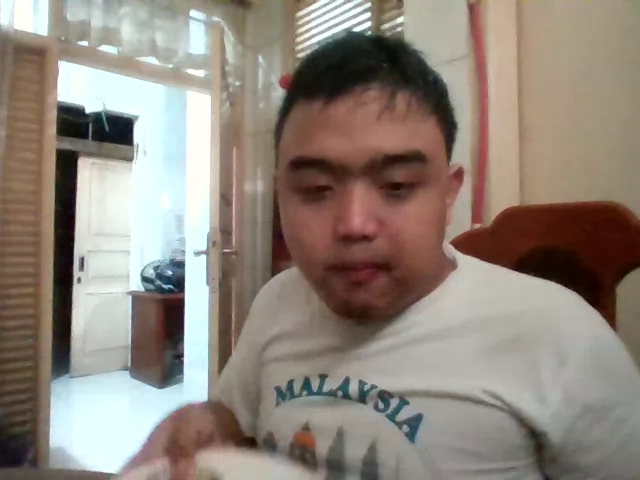
#> input picture frame 3 of JavaScript Web/RecordedVideo.webm, 640 x 480 px, given in place of output.mp4, which was not available
$ python smoothing.py
#> lines starting #> are read from the running program, lines starting #| are printed output that depends on the picture
# importing the necessary libraries
import cv2
import numpy as np

# Creating a VideoCapture object to read the video
cap = cv2.VideoCapture('E:/SMLM Reborn/Ngodingskuy Reborn/Sistem Multimedia/Video Processing and Representation/Python/output.mp4')


# Loop until the end of the video
while (cap.isOpened()):
    # Capture frame-by-frame
    ret, frame = cap.read()
#> frame is the input picture: shape (480, 640, 3); mean B, G, R 124, 133.7, 144.1
    frame = cv2.resize(frame, (540, 380), fx = 0, fy = 0,
                         interpolation = cv2.INTER_CUBIC)
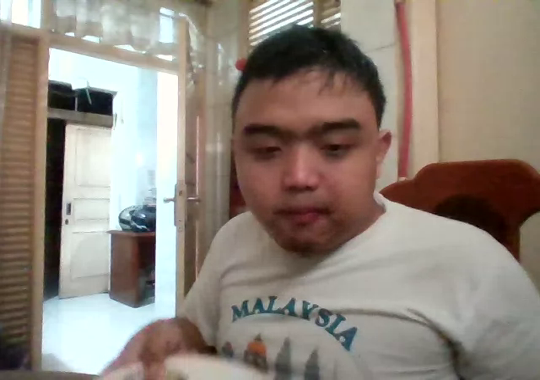
#> frame: shape (380, 540, 3); mean B, G, R 124, 133.7, 144.1

    # Display the resulting frame
    cv2.imshow('Frame', frame)

    # using cv2.Gaussianblur() method to blur the video

    # (5, 5) is the kernel size for blurring.
    gaussianblur = cv2.GaussianBlur(frame, (5, 5), 0)
    cv2.imshow('gblur', gaussianblur)

    # define q as the exit button
    if cv2.waitKey(25) & 0xFF == ord('q'):
#> (key q is pressed here)
        break

# release the video capture object
cap.release()

# Closes all the windows currently opened.
cv2.destroyAllWindows()

$ run again, starting later in the video
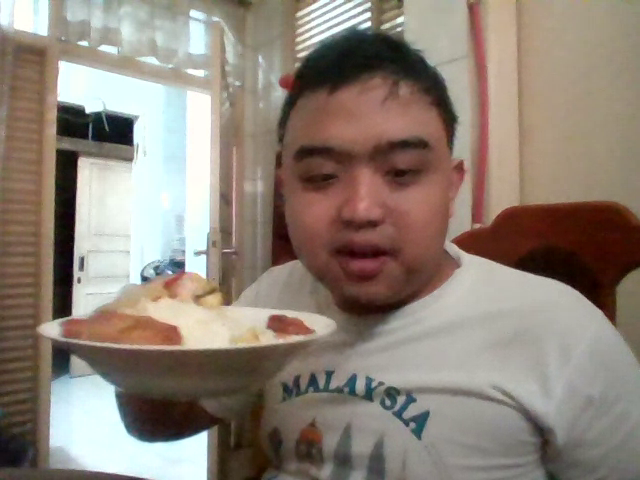
#> input picture frame 16 of JavaScript Web/RecordedVideo.webm, 640 x 480 px, given in place of output.mp4, which was not available
#> frame is the input picture: shape (480, 640, 3); mean B, G, R 119.4, 130.3, 142.2
#> `frame = cv2.resize(frame, (540, 380), fx = 0, fy = 0, interpolation = ..`:
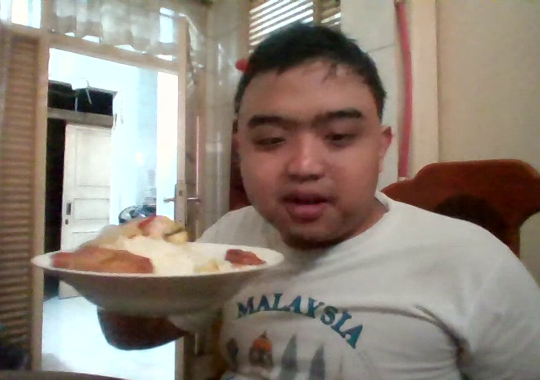
#> frame: shape (380, 540, 3); mean B, G, R 119.4, 130.3, 142.2

$ run again, starting later in the video
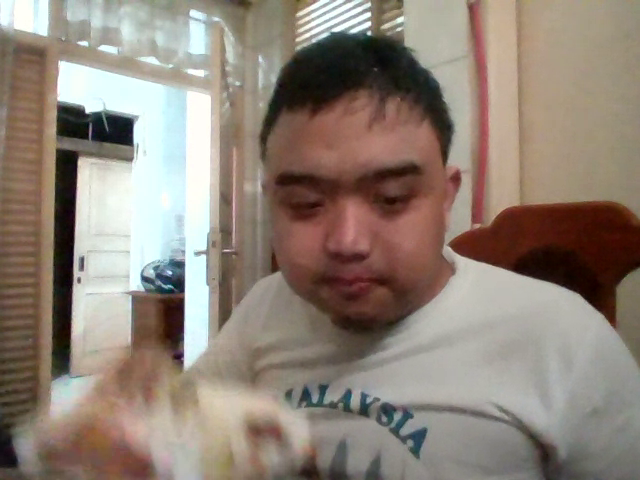
#> input picture frame 29 of JavaScript Web/RecordedVideo.webm, 640 x 480 px, given in place of output.mp4, which was not available
#> frame is the input picture: shape (480, 640, 3); mean B, G, R 119.5, 130.6, 143.4
#> `frame = cv2.resize(frame, (540, 380), fx = 0, fy = 0, interpolation = ..`:
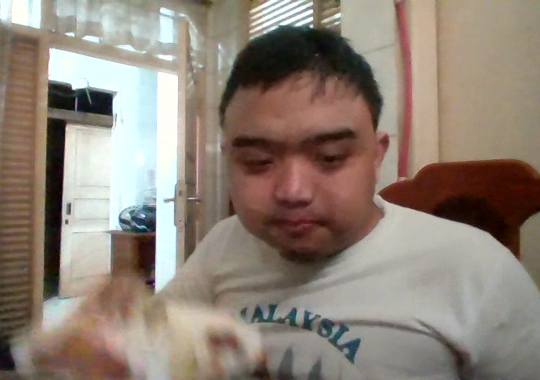
#> frame: shape (380, 540, 3); mean B, G, R 119.5, 130.6, 143.3
